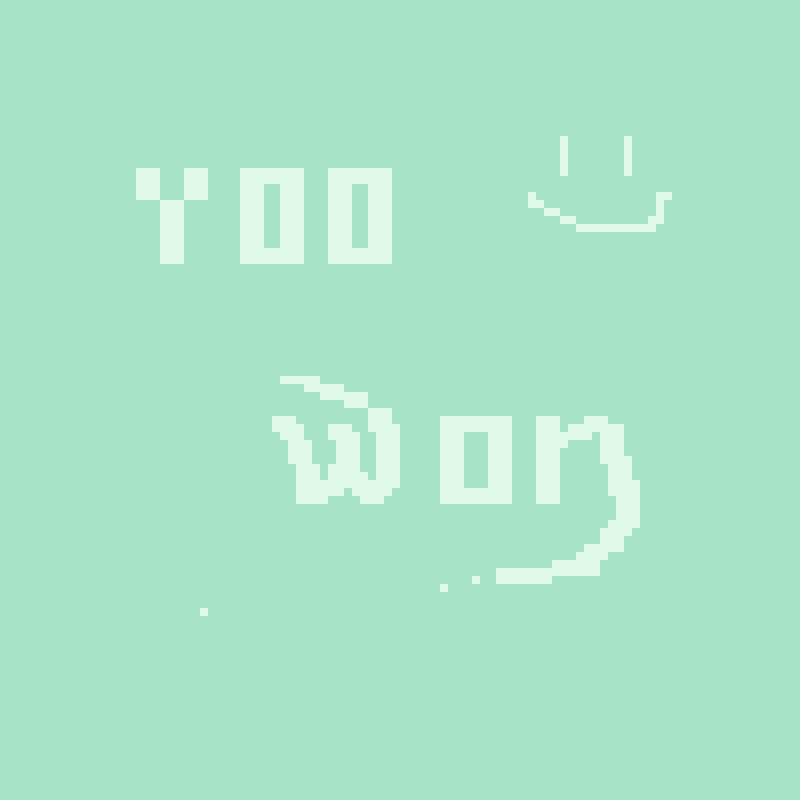

This is a level from a 2D game, rendered from its Tiled map with the project's own tilesets. A one-line summary and the map file follow, with tile-layer data summarised:
An orthogonal 100x100 tile map with 8x8 px tiles, 1 tile layer (Tile Layer 1), 2 tilesets.

<map version="1.2" tiledversion="1.2.5" orientation="orthogonal" renderorder="right-down" width="100" height="100" tilewidth="8" tileheight="8" infinite="0" nextlayerid="2" nextobjectid="1">
 <tileset firstgid="1" name="clouds" tilewidth="8" tileheight="8" tilecount="1972" columns="68">
  <image source="../sprites/clouds.png" trans="050105" width="544" height="236" />
 </tileset>
 <tileset firstgid="1973" name="sky" tilewidth="8" tileheight="8" tilecount="532" columns="14">
  <image source="../sprites/sky.png" trans="050105" width="112" height="304" />
 </tileset>
 <layer id="1" name="Tile Layer 1" width="100" height="100">
  <data>[10000 cells, 10000 non-empty, 27 distinct tile ids]</data>
 </layer>
</map>
